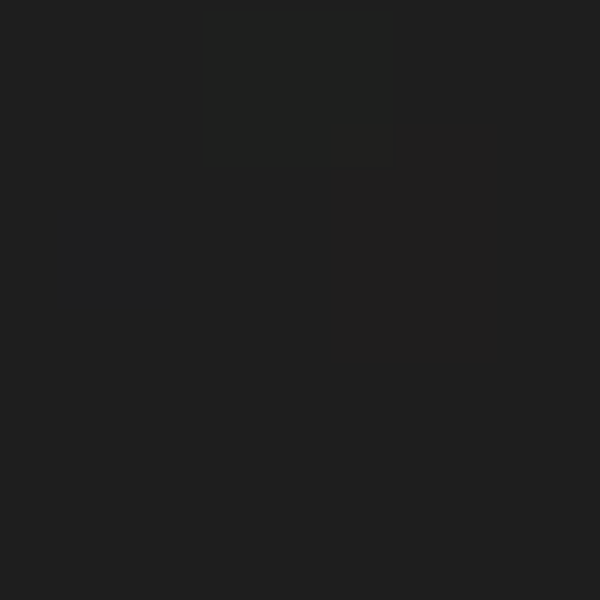
Frame 1 (no input)
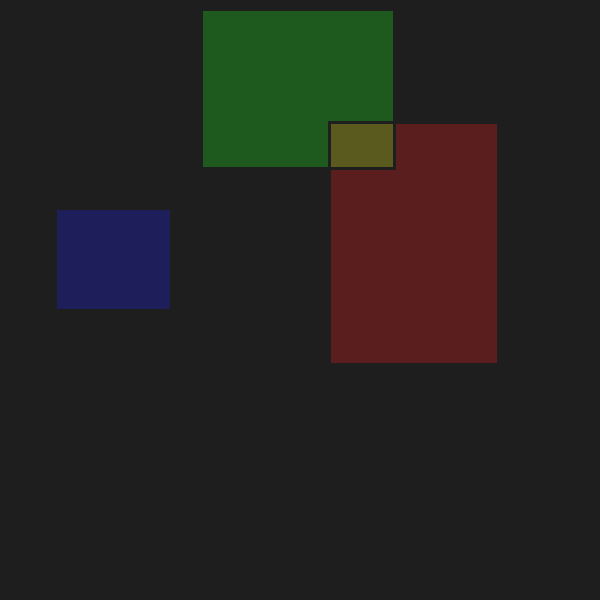
Frame 60 (the mouse pressed at the canvas centre just before this capture)
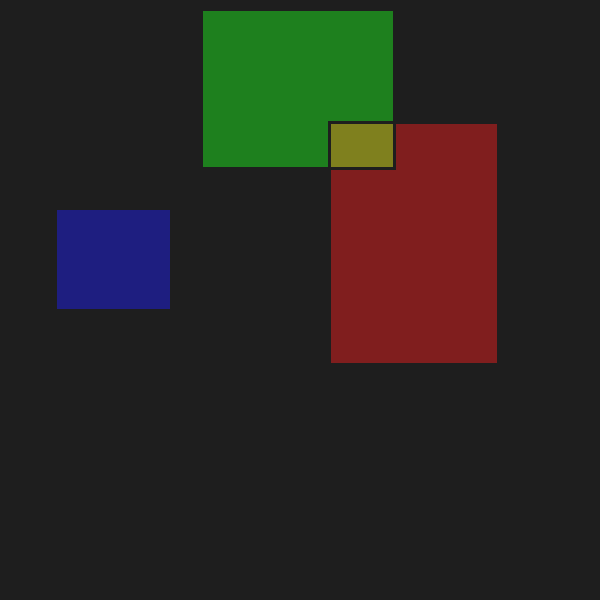
Frame 120 (the mouse held since frame 60 and released just before this capture)

The Processing sketch that drew these frames (run headless with seeded random() and noise(); from frame 60 on, the mouse is pressed at the canvas centre):

// Processing sketch: rgbamondrian
// ── rgbamondrian.pde
int SIZE = 600;
Scribbler s1, s2,s3;
int baset, tvar;
int SW;
float j = 0;
float[] exes = {random(SIZE*0.25, SIZE*0.75), random(SIZE*0.25, SIZE*0.75), random(SIZE*0.25, SIZE*0.75), random(SIZE*0.25, SIZE*0.75)};
int i = 0;
float x1,x2,x3,y1,y2,y3,w1,w2,w3,h1,h2,h3;
int BG = 30;

void mousePressed() {
  mp();
}
void mp(){
 fill(0);
 //line(20, 30, SIZE-20, 30);
 //   line(SIZE-35, 20, SIZE-35, SIZE-25);
 //   line(20, SIZE-25, 90, SIZE-25);
 //   line(30, SIZE-90, 30, SIZE-10);

    rect(random(SIZE-100), random(SIZE-100),100, 400);
    rect(random(SIZE-100), random(SIZE-100),100, 400);

    rect(random(SIZE-100), random(SIZE-100),100, 400);

    strokeWeight(1.25);
    //triangle(SIZE*0.385, SIZE*0.465, SIZE*0.27, SIZE*0.465, SIZE*0.385, SIZE*0.58);
    //line(SIZE*0.385, SIZE*0.465, SIZE*0.385, SIZE*0.635);
}

class Scribbler {
  float x1, y1, x2,y2;
  int slope;
  int r;
  color c;
  int tr;
  color[] colours;
  int cindex;

  Scribbler(float x1, float y1, int r, int s) {
    this.x1 = 0;
    this.y1 = y1;
    this.slope = s;
    this.r = r;
    this.tr = baset + int(random(-tvar, tvar));
    this.colours = new color[] {color(0,100,75),color(0,75,100)};
    this.cindex = 0;
    getNextColour();
  }
  
  void white(){
    c = color(255);
  }
  
  void getNextColour(){
    int r = int(random(4));
    if(r==0){
      c = color(255);
    } else if(r == 1) {
      c = color(255,0,0); 
    }else if(r == 2) {
      c = color(0,255,0); 
    } else if(r == 3) {
      c = color(0,0,255); 
    }
  }
  void move(){
    x2 = random(0, SIZE);

    y2 = y1 + random(-r,r);
    
    if(random(50)>49){
      x1 = SIZE - x1;
      if(random(5)>3){
            getNextColour();
      }
      
    }

    if(y2 >= SIZE || y2 <= 0){
      y2 = random(0, SIZE);
    }
  }
  
  void scribble() {
    
    tr = baset + int(random(-tvar, tvar));
      
    stroke(c, tr);
    move();
    drawSwoosh();
  }
  void drawMark(float x, float y){
    int s = 5;
    ellipse(x, y, s, s);
  }
  
  void drawSwoosh(){
    noFill();
    float n = 10.0;    
    float x= x1+random(-r,r);
    float y=y1+random(-r,r);

//    beginShape();
//    vertex(x,y);
//
//    for(int i = 0; i < n; i++){
//      bezierVertex(x, y, x1+ ((1+i)*(x2-x1)/(n*2)), y1 + ((1+i)*(y2-y1)/(2*n)), x1 + ((1+i)*(x2-x1)/n), y1 + ((1+i)*(y2-y1)/n));
//    }
//    endShape();
//    
      //int r = 100;
   x1 = y1 = SIZE*0.5;
   beginShape();
 
  vertex(x, y);
  
  for(int i = 0; i < n; i++){
  
    bezierVertex(getPoint(x1,r), getPoint(y1,r),getPoint(x1,r), getPoint(y1,r),random(SIZE), random(SIZE));
    }
    
  
    endShape();


    y1 = y2;
  }
  
  int getPoint(float c, int r){
  return int(c) + int(random(0-r,r));
}
   void drawLine(){

    float n = 10.0;    
    for(int i = 0; i < n; i++){
      line(x1, y1, x1 + ((1+i)*(x2-x1)/n), y1);
    }
    y1 = y2;
  }
  
  void drawX(float x, float y){
    line(x-slope,y+slope,x+slope,y-slope);
    line(x-slope, y-slope, x+slope, y+slope);
  }
}


void setup() {
  SW = 10;
  strokeCap(SQUARE);
  surface.setSize(SIZE, SIZE);
  background(BG);
  //background(color(0,100,100, 1));
  strokeWeight(SW);
  baset = 5;
  tvar = 0;
  s2 = new Scribbler(random(SIZE), random(SIZE), 25, 5);
//  s1 = new Scribbler(random(SIZE), random(SIZE), 60, 5);
   x1 = random(SIZE);
      x2 = random(SIZE);
      x3 = random(SIZE);
      y1 = random(SIZE);
      y2 = random(SIZE);
      y3 = random(SIZE);
      w1 = random(100,250);
      w2 = random(100,250);
      w3 = random(100,250);
      h1 = random(100,250);
      h2 = random(100,250);
      h3 = random(100,250);
}

void lines() {
  stroke(0, 75);
  strokeWeight(2);
    for(int i = 0; i < exes.length; i++){
          float x = exes[i];

    line(x,SIZE*0.25,x,(SIZE*0.25+(SIZE*0.5/600.0)*j));
    }
    j = (j + 1);
    println(j);
}

void draw() {    
  
  if(i++==255){
      i = 0;
      background(BG);
      x1 = random(SIZE-100);
      x2 = random(SIZE-100);
      x3 = random(SIZE-100);
      y1 = random(SIZE-100);
      y2 = random(SIZE-100);
      y3 = random(SIZE-100);
      w1 = random(100,400);
      w2 = random(100,400);
      w3 = random(100,400);
      h1 = random(100,400);
      h2 = random(100,400);
      h3 = random(100,400);
      mp();
  }
//    s1.scribble();
    //s2.scribble();
    stroke(30);
    strokeWeight(3);
    //line(20, 30, SIZE-20, 30);
    //line(SIZE-35, 20, SIZE-35, SIZE-25);
    //line(20, SIZE-25, 90, SIZE-25);
    //line(30, SIZE-90, 30, SIZE-10);
        fill(255, 0, 0,1);

    rect(x1, y1, w1, h1);
        fill(0, 255, 0,1);

    rect(x2,y2,w2,h2);
        fill(0, 0, 255,1);

    rect(x3,y3,w3,h3);

    //strokeWeight(1.25);
    //triangle(SIZE*0.385, SIZE*0.465, SIZE*0.27, SIZE*0.465, SIZE*0.385, SIZE*0.58);
    //line(SIZE*0.385, SIZE*0.465, SIZE*0.385, SIZE*0.635);
    //triangle(0, 0, SIZE,0, SIZE, SIZE);
    //lines();
    noFill();
//    fill(255,1);
//    stroke(255, 1);
//
//
//    ellipse(SIZE*0.5,SIZE*0.5,50,50);
//        ellipse(SIZE*0.5,SIZE*0.5,40,40);
//            fill(255,10);
//
//            stroke(255, 10);
//
//        ellipse(SIZE*0.5,SIZE*0.5,30,30);
//        ellipse(SIZE*0.5,SIZE*0.5,20,20);
//        ellipse(SIZE*0.5,SIZE*0.5,10,10);
//                ellipse(SIZE*0.5,SIZE*0.5,5,5);
//
//

    //s3.scribble();

}
